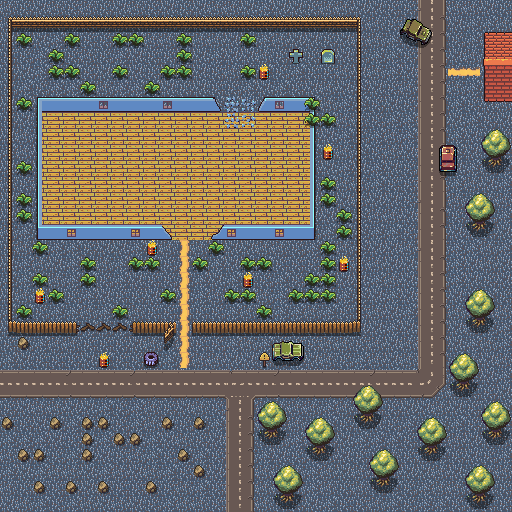

A level layout from a 2D game, rendered from its tile map. Below: a short description, then the map file with tile-grid data replaced by summaries:
An orthogonal 32x32 tile map with 16x16 px tiles, 4 tile layers (bg, floor, ground, decoration) and 44 objects (7x fire, 2x enemy, player).

<map version="1.0" orientation="orthogonal" renderorder="right-down" width="32" height="32" tilewidth="16" tileheight="16" nextobjectid="104">
 <tileset firstgid="1" name="7DRL-Tiles2" tilewidth="16" tileheight="16" tilecount="256">
  <image source="7DRL-Tiles2.png" trans="ff00ff" width="256" height="256" />
 </tileset>
 <layer name="bg" width="32" height="32">
  <data>[1024 cells, 1024 non-empty, 4 distinct tile ids]</data>
 </layer>
 <layer name="floor" width="32" height="32">
  <data>[1024 cells, 144 non-empty, 3 distinct tile ids]</data>
 </layer>
 <layer name="ground" width="32" height="32">
  <data>[1024 cells, 263 non-empty, 53 distinct tile ids]</data>
 </layer>
 <layer name="decoration" width="32" height="32">
  <data>[1024 cells, 171 non-empty, 30 distinct tile ids]</data>
 </layer>
 <objectgroup name="obstacles">
  <object id="63" x="37" y="97" width="4.75" height="142.75" />
  <object id="64" x="309.75" y="97.25" width="4.75" height="142.25" />
  <object id="70" x="8" y="16.5" width="3.5" height="316" />
  <object id="71" x="10.25" y="320" width="67" height="14.5" />
  <object id="72" x="132.25" y="320.25" width="44.25" height="12.75" />
  <object id="73" x="192.25" y="321" width="168.75" height="11.5" />
  <object id="74" x="357" y="16.25" width="3.5" height="306" />
  <object id="75" x="11.25" y="16" width="346.5" height="12.25" />
  <object id="76" x="-22.6667" y="-17" width="23.3333" height="556" />
  <object id="77" x="-7" y="-17" width="541" height="18" />
  <object id="78" x="512" y="-16" width="22" height="546" />
  <object id="79" x="-18" y="513" width="553" height="22" />
  <object id="80" x="484" y="31.5" width="29.5" height="70" />
  <object id="81" x="284" y="97.5" width="27.25" height="13.75" />
  <object id="83" x="259.25" y="96.25" width="15.5" height="16" />
  <object id="84" x="171.75" y="97.5" width="48" height="14" />
  <object id="85" x="108" y="97.5" width="55" height="14.25" />
  <object id="86" x="41.25" y="97.25" width="57.5" height="13.75" />
  <object id="87" x="41.25" y="224.25" width="25.5" height="15.5" />
  <object id="88" x="76" y="224.5" width="54.75" height="14.25" />
  <object id="89" x="140.25" y="224.25" width="31.25" height="14.25" />
  <object id="90" x="211.5" y="223.75" width="15.5" height="15.5" />
  <object id="91" x="236.25" y="224" width="38.75" height="14.5" />
  <object id="92" x="283.5" y="224.5" width="26.25" height="14.75" />
  <object id="93" x="35.5" y="298.5" width="8.75" height="4.5" />
  <object id="94" x="147.5" y="251" width="8.75" height="4" />
  <object id="95" x="243.75" y="283" width="8.75" height="4.5" />
  <object id="96" x="339.25" y="266.5" width="9.5" height="5" />
  <object id="97" x="323.75" y="154.75" width="8.75" height="4.25" />
  <object id="98" x="259.75" y="74.5" width="8.75" height="4.75" />
  <object id="100" x="289.25" y="52" width="13.25" height="5" />
  <object id="101" x="293" y="49.25" width="6" height="14" />
  <object id="102" x="321.75" y="49.25" width="13" height="14" />
  <object id="103" x="99" y="361.75" width="9.5" height="5.5" />
 </objectgroup>
 <objectgroup name="spawn" visible="0">
  <object id="1" name="player" x="144" y="288" width="16" height="16" />
  <object id="2" name="enemy" x="416" y="208" width="16" height="16" />
  <object id="4" name="enemy" x="320" y="64" width="16" height="16" />
 </objectgroup>
 <objectgroup name="light" visible="0">
  <object id="56" name="fire" x="240" y="272" width="16" height="16" />
  <object id="57" name="fire" x="144" y="240" width="16" height="16" />
  <object id="58" name="fire" x="32" y="288" width="16" height="16" />
  <object id="59" name="fire" x="96" y="352" width="16" height="16" />
  <object id="60" name="fire" x="336" y="256" width="16" height="16" />
  <object id="61" name="fire" x="320" y="144" width="16" height="16" />
  <object id="62" name="fire" x="256" y="64" width="16" height="16" />
 </objectgroup>
</map>
